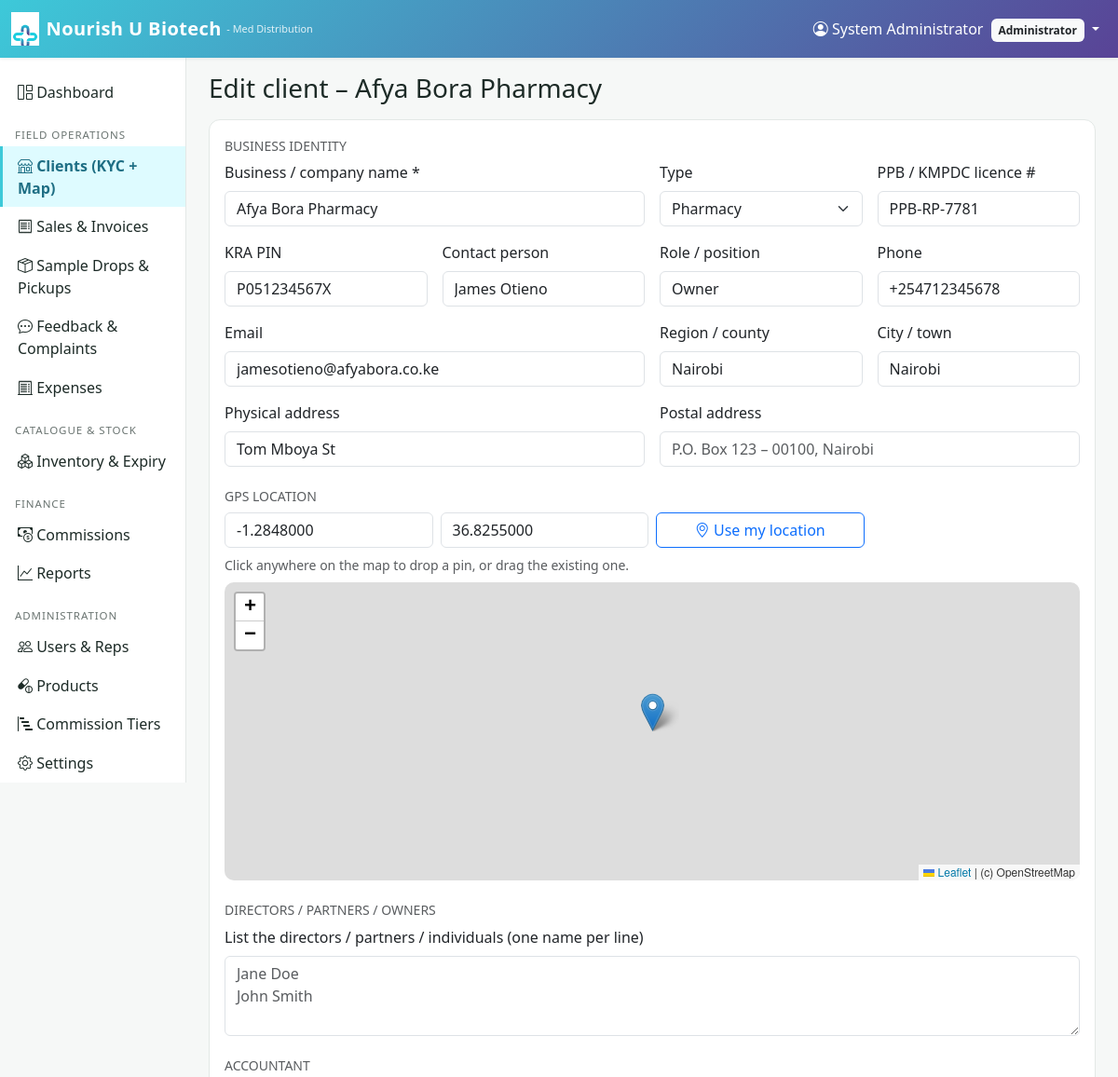
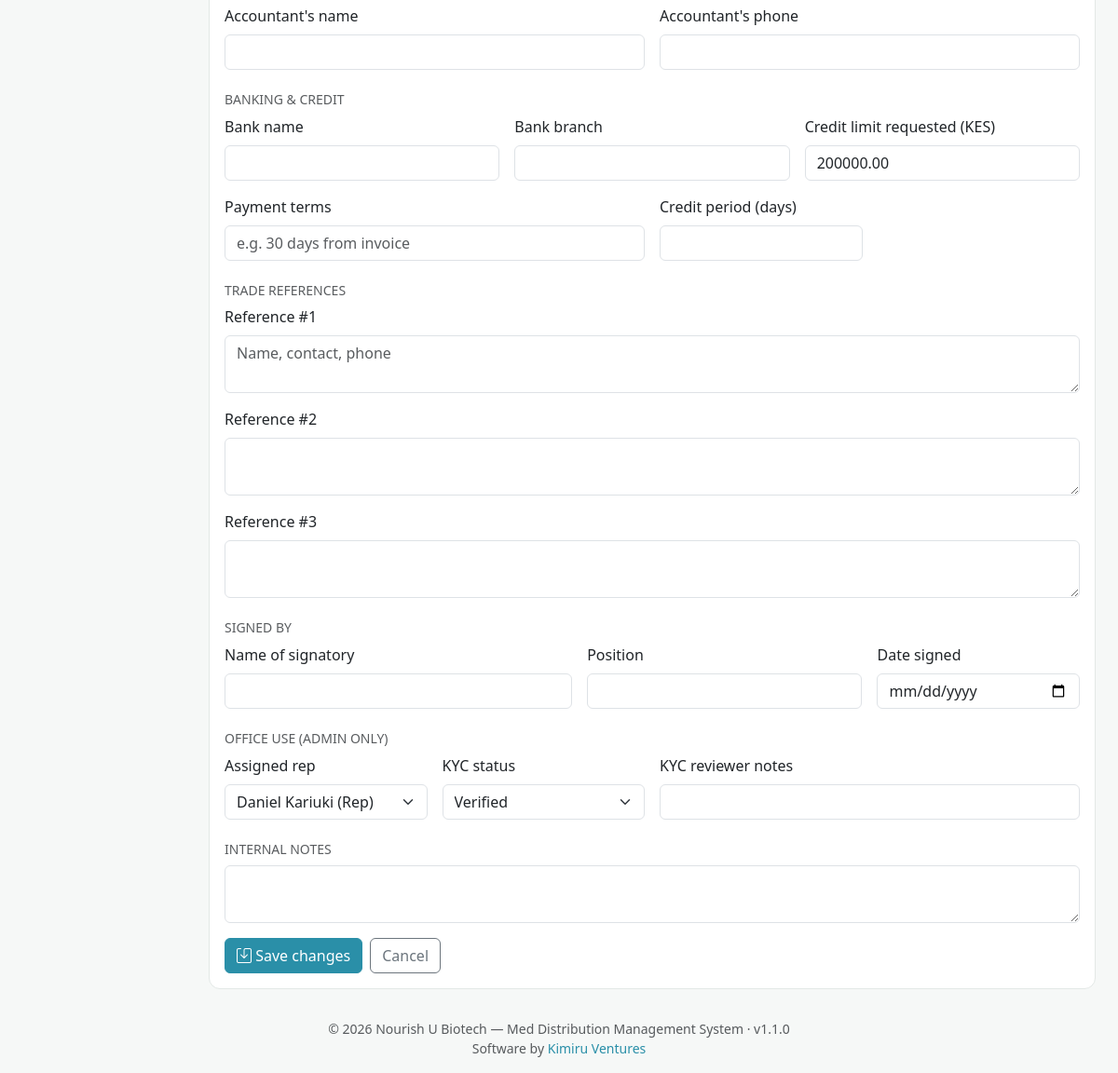
Page /clients/edit.php?id=1 (signed in) on the committed database (2 pictures, top to bottom).
### tables this page shows
CREATE TABLE clients (
    id              INT UNSIGNED  AUTO_INCREMENT PRIMARY KEY,
    name            VARCHAR(200)  NOT NULL,
    type            ENUM('pharmacy','clinic','hospital','wholesaler','other') NOT NULL DEFAULT 'pharmacy',
    license_no      VARCHAR(80)   NULL,
    kra_pin         VARCHAR(40)   NULL,
    contact_person  VARCHAR(160)  NULL,
    contact_role    VARCHAR(80)   NULL,
    phone           VARCHAR(40)   NULL,
    email           VARCHAR(160)  NULL,
    address          VARCHAR(255)  NULL,
    postal_address   VARCHAR(255)  NULL,
    region           VARCHAR(80)   NULL,
    city             VARCHAR(80)   NULL,
    lat              DECIMAL(10,7) NULL,
    lng              DECIMAL(10,7) NULL,
    kyc_status       ENUM('pending','verified','rejected') NOT NULL DEFAULT 'pending',
    kyc_notes        TEXT          NULL,
    rep_id           INT UNSIGNED  NULL COMMENT 'Primary rep assigned',
    credit_limit     DECIMAL(14,2) NOT NULL DEFAULT 0,
     
    directors          TEXT         NULL COMMENT 'One name per line',
    accountant_name    VARCHAR(160) NULL,
    accountant_phone   VARCHAR(40)  NULL,
    bank_name          VARCHAR(80)  NULL,
    bank_branch        VARCHAR(80)  NULL,
    payment_terms      VARCHAR(120) NULL,
    credit_period_days INT          NULL,
    trade_ref_1        TEXT         NULL,
    trade_ref_2        TEXT         NULL,
    trade_ref_3        TEXT         NULL,
    signed_name        VARCHAR(160) NULL,
    signed_position    VARCHAR(80)  NULL,
    signed_at          DATE         NULL,
    notes              TEXT         NULL,
    created_at      DATETIME      NOT NULL DEFAULT CURRENT_TIMESTAMP,
    updated_at      DATETIME      NOT NULL DEFAULT CURRENT_TIMESTAMP
                                  ON UPDATE CURRENT_TIMESTAMP,
    CONSTRAINT fk_clients_rep
        FOREIGN KEY (rep_id) REFERENCES users(id) ON DELETE SET NULL,
    INDEX idx_clients_kyc (kyc_status),
    INDEX idx_clients_rep (rep_id),
    deleted_at    DATETIME      NULL,
    deleted_by    INT UNSIGNED  NULL,
    delete_reason VARCHAR(255)  NULL
);

CREATE TABLE users (
    id            INT UNSIGNED   AUTO_INCREMENT PRIMARY KEY,
    name          VARCHAR(120)   NOT NULL,
    email         VARCHAR(160)   NOT NULL UNIQUE,
    phone         VARCHAR(40)    NULL,
    password_hash VARCHAR(255)   NOT NULL,
    role          ENUM('admin','rep','accountant') NOT NULL,
    status        ENUM('active','suspended')        NOT NULL DEFAULT 'active',
    last_login_at DATETIME       NULL,
    created_at    DATETIME       NOT NULL DEFAULT CURRENT_TIMESTAMP,
    updated_at    DATETIME       NOT NULL DEFAULT CURRENT_TIMESTAMP
                                ON UPDATE CURRENT_TIMESTAMP,
    INDEX idx_users_role (role),
    deleted_at    DATETIME      NULL,
    deleted_by    INT UNSIGNED  NULL,
    delete_reason VARCHAR(255)  NULL
);

### includes/functions.php (called while the page is built, shortened)
<?php
function e(?string $s): string {
    return htmlspecialchars($s ?? '', ENT_QUOTES | ENT_SUBSTITUTE, 'UTF-8');
}
function get(string $key, $default = null) {
    return $_GET[$key] ?? $default;
}
function url(string $path = ''): string {
    return BASE_URL . '/' . ltrim($path, '/');
}

### includes/auth.php (called while the page is built, shortened)
<?php
function current_user(): ?array {
    return $_SESSION['user'] ?? null;
}

### clients/_form_fields.php (the view, shortened to what this page needs)
<?php
$default = [
    'id'=>0,'name'=>'','type'=>'pharmacy','license_no'=>'','kra_pin'=>'','contact_person'=>'',
    'contact_role'=>'','phone'=>'','email'=>'','address'=>'','postal_address'=>'',
    'region'=>'','city'=>'','lat'=>'','lng'=>'','kyc_status'=>'pending','kyc_notes'=>'',
    'rep_id'=>'','credit_limit'=>0,'notes'=>'',
    'directors'=>'','accountant_name'=>'','accountant_phone'=>'',
    'bank_name'=>'','bank_branch'=>'','payment_terms'=>'30 days from invoice','credit_period_days'=>30,
    'trade_ref_1'=>'','trade_ref_2'=>'','trade_ref_3'=>'',
    'signed_name'=>'','signed_position'=>'','signed_at'=>'',
];
$row  = array_merge($default, $row ?? []);
$reps = $reps ?? [];
$u    = current_user();
?>
<h6 class="text-muted text-uppercase small mt-1 mb-2">Business identity</h6>
<div class="row g-3">
  <div class="col-md-6"><label class="form-label">Business / company name *</label>
    <input class="form-control" name="name" required value="<?= e($row['name']) ?>"></div>
  <div class="col-md-3"><label class="form-label">Type</label>
    <select class="form-select" name="type">
      <?php foreach (['pharmacy'=>'Pharmacy','clinic'=>'Clinic','hospital'=>'Hospital','wholesaler'=>'Wholesaler','other'=>'Other'] as $k=>$v): ?>
        <option value="<?= $k ?>" <?= $row['type']===$k?'selected':'' ?>><?= $v ?></option>
      <?php endforeach; ?>
    </select></div>
  <div class="col-md-3"><label class="form-label">PPB / KMPDC licence #</label>
    <input class="form-control" name="license_no" value="<?= e($row['license_no']) ?>"></div>
  <div class="col-md-3"><label class="form-label">KRA PIN</label>
    <input class="form-control" name="kra_pin" value="<?= e($row['kra_pin']) ?>"></div>
  <div class="col-md-3"><label class="form-label">Contact person</label>
    <input class="form-control" name="contact_person" value="<?= e($row['contact_person']) ?>"></div>
  <div class="col-md-3"><label class="form-label">Role / position</label>
    <input class="form-control" name="contact_role" value="<?= e($row['contact_role']) ?>"></div>
  <div class="col-md-3"><label class="form-label">Phone</label>
    <input class="form-control" name="phone" value="<?= e($row['phone']) ?>"></div>
  <div class="col-md-6"><label class="form-label">Email</label>
    <input class="form-control" type="email" name="email" value="<?= e($row['email']) ?>"></div>
  <div class="col-md-3"><label class="form-label">Region / county</label>
    <input class="form-control" name="region" value="<?= e($row['region']) ?>"></div>
  <div class="col-md-3"><label class="form-label">City / town</label>
    <input class="form-control" name="city" value="<?= e($row['city']) ?>"></div>
  <div class="col-md-6"><label class="form-label">Physical address</label>
    <input class="form-control" name="address" value="<?= e($row['address']) ?>"></div>
  <div class="col-md-6"><label class="form-label">Postal address</label>
    <input class="form-control" name="postal_address" value="<?= e($row['postal_address']) ?>"
           placeholder="P.O. Box 123 – 00100, Nairobi"></div>
</div>
<h6 class="text-muted text-uppercase small mt-4 mb-2">GPS location</h6>
<div class="row g-2 mb-2">
  <div class="col-md-3"><input class="form-control" id="lat" name="lat" placeholder="Latitude"  value="<?= e($row['lat']) ?>"></div>
  <div class="col-md-3"><input class="form-control" id="lng" name="lng" placeholder="Longitude" value="<?= e($row['lng']) ?>"></div>
  <div class="col-md-3"><button type="button" class="btn btn-outline-primary w-100" onclick="useMyLocation()">
      <i class="bi bi-geo-alt"></i> Use my location</button></div>
  <div class="col-12 small text-muted">Click anywhere on the map to drop a pin, or drag the existing one.</div>
</div>
<div id="map" class="mb-3"></div>
<h6 class="text-muted text-uppercase small mt-2 mb-2">Directors / Partners / Owners</h6>
<div class="row g-3">
  <div class="col-12"><label class="form-label">List the directors / partners / individuals (one name per line)</label>
    <textarea class="form-control" name="directors" rows="3" placeholder="Jane Doe&#10;John Smith"><?= e($row['directors']) ?></textarea></div>
</div>
<h6 class="text-muted text-uppercase small mt-4 mb-2">Accountant</h6>
<div class="row g-3">
  <div class="col-md-6"><label class="form-label">Accountant's name</label>
    <input class="form-control" name="accountant_name" value="<?= e($row['accountant_name']) ?>"></div>
  <div class="col-md-6"><label class="form-label">Accountant's phone</label>
    <input class="form-control" name="accountant_phone" value="<?= e($row['accountant_phone']) ?>"></div>
</div>
<h6 class="text-muted text-uppercase small mt-4 mb-2">Banking &amp; credit</h6>
<div class="row g-3">
  <div class="col-md-4"><label class="form-label">Bank name</label>
    <input class="form-control" name="bank_name" value="<?= e($row['bank_name']) ?>"></div>
  <div class="col-md-4"><label class="form-label">Bank branch</label>
    <input class="form-control" name="bank_branch" value="<?= e($row['bank_branch']) ?>"></div>
  <div class="col-md-4"><label class="form-label">Credit limit requested (<?= e(APP_CURRENCY) ?>)</label>
    <input class="form-control" type="number" step="0.01" min="0" name="credit_limit" value="<?= e($row['credit_limit']) ?>"></div>
  <div class="col-md-6"><label class="form-label">Payment terms</label>
    <input class="form-control" name="payment_terms" value="<?= e($row['payment_terms']) ?>"
           placeholder="e.g. 30 days from invoice"></div>
  <div class="col-md-3"><label class="form-label">Credit period (days)</label>
    <input class="form-control" type="number" min="0" name="credit_period_days" value="<?= e($row['credit_period_days']) ?>"></div>
</div>
<h6 class="text-muted text-uppercase small mt-4 mb-2">Trade references</h6>
<div class="row g-3">
  <div class="col-12"><label class="form-label">Reference #1</label>
    <textarea class="form-control" name="trade_ref_1" rows="2" placeholder="Name, contact, phone"><?= e($row['trade_ref_1']) ?></textarea></div>
  <div class="col-12"><label class="form-label">Reference #2</label>
    <textarea class="form-control" name="trade_ref_2" rows="2"><?= e($row['trade_ref_2']) ?></textarea></div>
  <div class="col-12"><label class="form-label">Reference #3</label>
    <textarea class="form-control" name="trade_ref_3" rows="2"><?= e($row['trade_ref_3']) ?></textarea></div>
</div>
<h6 class="text-muted text-uppercase small mt-4 mb-2">Signed by</h6>
<div class="row g-3">
  <div class="col-md-5"><label class="form-label">Name of signatory</label>
    <input class="form-control" name="signed_name" value="<?= e($row['signed_name']) ?>"></div>
  <div class="col-md-4"><label class="form-label">Position</label>
    <input class="form-control" name="signed_position" value="<?= e($row['signed_position']) ?>"></div>
  <div class="col-md-3"><label class="form-label">Date signed</label>
    <input class="form-control" type="date" name="signed_at" value="<?= e($row['signed_at']) ?>"></div>
</div>
<?php if ($u['role'] === 'admin'): ?>
  <h6 class="text-muted text-uppercase small mt-4 mb-2">Office use (admin only)</h6>
  <div class="row g-3">
    <div class="col-md-3"><label class="form-label">Assigned rep</label>
      <select class="form-select" name="rep_id">
        <?php foreach ($reps as $r): ?>
          <option value="<?= (int)$r['id'] ?>" <?= ((int)$row['rep_id'] === (int)$r['id'])?'selected':'' ?>><?= e($r['name']) ?></option>
        <?php endforeach; ?>
      </select></div>
    <div class="col-md-3"><label class="form-label">KYC status</label>
      <select class="form-select" name="kyc_status">
        <?php foreach (['pending','verified','rejected'] as $k): ?>
          <option value="<?= $k ?>" <?= $row['kyc_status']===$k?'selected':'' ?>><?= ucfirst($k) ?></option>
        <?php endforeach; ?>
      </select></div>
    <div class="col-md-6"><label class="form-label">KYC reviewer notes</label>
      <input class="form-control" name="kyc_notes" value="<?= e($row['kyc_notes']) ?>"></div>
  </div>
<?php else: ?>
  <input type="hidden" name="kyc_notes" value="<?= e($row['kyc_notes']) ?>">
<?php endif; ?>
<h6 class="text-muted text-uppercase small mt-4 mb-2">Internal notes</h6>
<textarea class="form-control" name="notes" rows="2"><?= e($row['notes']) ?></textarea>
<link rel="stylesheet" href="https://unpkg.com/leaflet@1.9.4/dist/leaflet.css">

### clients/edit.php (shortened to what this page needs)
<?php
require_once __DIR__ . '/../config/config.php';
$id = (int)get('id');
$stmt = $pdo->prepare("SELECT * FROM clients WHERE id = ?");
$stmt->execute([$id]);
$row = $stmt->fetch();
$reps = $pdo->query("SELECT id,name FROM users WHERE role='rep' AND status='active' ORDER BY name")->fetchAll();
require __DIR__ . '/../includes/header.php';
?>
<h3 class="mb-3">Edit client – <?= e($row['name']) ?></h3>
<form method="post" class="card p-3">
  <?php include __DIR__ . '/_form_fields.php'; ?>
  <div class="mt-3 d-flex gap-2">
    <button class="btn btn-primary"><i class="bi bi-save"></i> Save changes</button>
    <a class="btn btn-outline-secondary" href="<?= url('clients/view.php?id=' . $id) ?>">Cancel</a>
  </div>
</form>
<?php require __DIR__ . '/../includes/footer.php'; ?>

### assets/css/style.css (style rules this page uses)
:root { --nu-primary: #2a8fa8; --nu-primary-d: #1e6e84; --nu-cyan: #3dc9d9; --nu-purple: #594396; --nu-purple-d: #3f2f6c; --nu-accent: #f4a300; --nu-bg: #f6f8f7; --nu-text: #1d2b27; --nu-muted: #6b7572; --nu-card: #ffffff; --nu-border: #e3e8e6; --nu-grad: linear-gradient(135deg, var(--nu-cyan) 0%, var(--nu-purple) 100%); }
body { background: var(--nu-bg); color: var(--nu-text); font-family: 'Segoe UI', Roboto, system-ui, sans-serif; }
.btn-primary { background: var(--nu-primary); border-color: var(--nu-primary); }
a { color: var(--nu-primary); }
.card { border: 1px solid var(--nu-border); border-radius: 12px; }
#map { height: 320px; border-radius: 10px; }

### rows in the picture
clients: name "Afya Bora Pharmacy", type "Pharmacy", license_no "PPB-RP-7781", kra_pin "P051234567X", contact_person "James Otieno", contact_role "Owner", phone "+254712345678", email "jamesotieno@afyabora.co.ke", region "Nairobi", city "Nairobi", address "Tom Mboya St", lat "-1.2848000", lng "36.8255000", credit_limit "200000.00", rep_id "Daniel Kariuki (Rep)", kyc_status "Verified"

### other values in the picture
$u['name'] "System Administrator"
role_label($u['role']) "Administrator"
APP_CURRENCY "KES"
APP_NAME "Nourish U Biotech"
APP_TAGLINE "Med Distribution Management System"
APP_VERSION "1.1.0"
